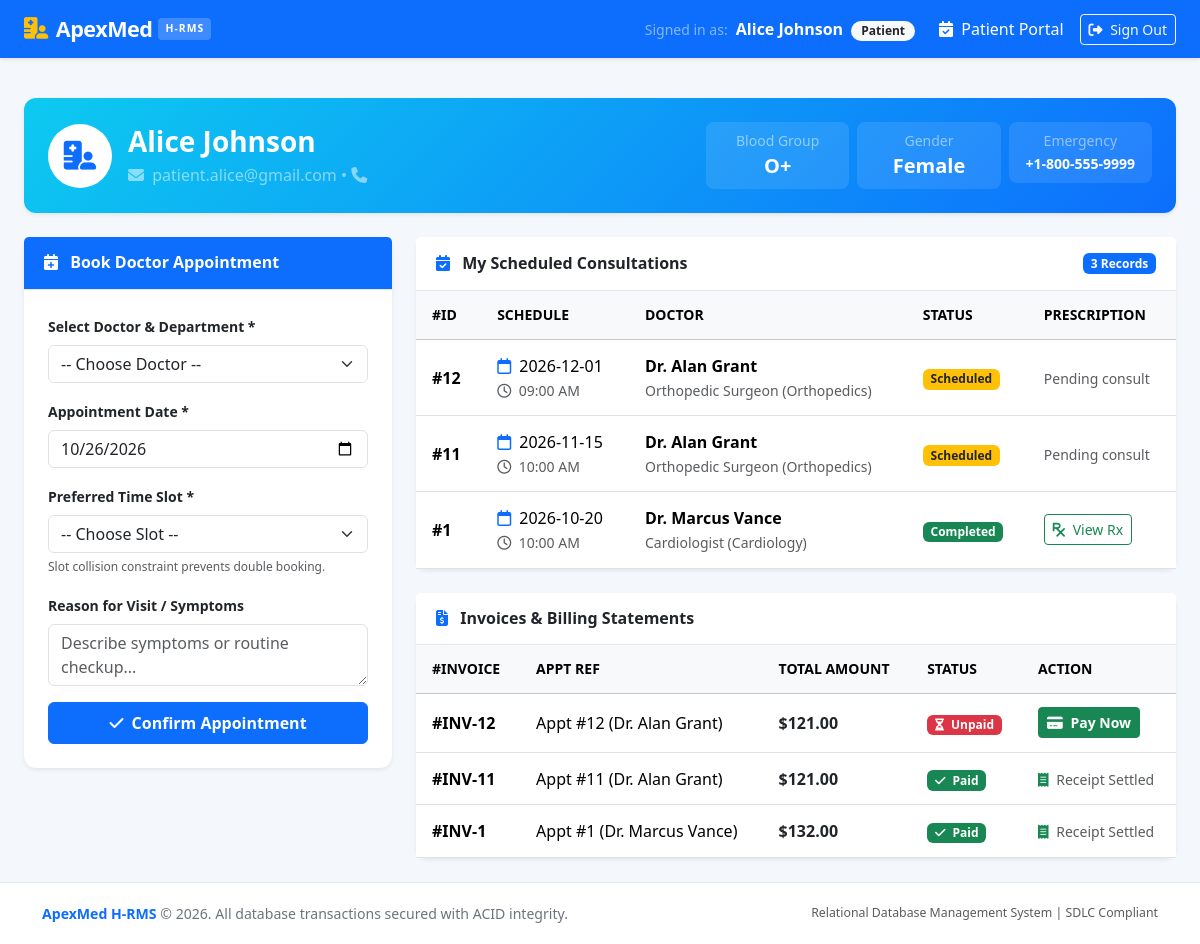
Screenshot of /patient/dashboard (signed in) with the database file from the repository.
### tables this page shows
CREATE TABLE patients (
            patient_id INTEGER PRIMARY KEY AUTOINCREMENT,
            user_id INTEGER NOT NULL UNIQUE,
            date_of_birth TEXT NOT NULL,
            gender TEXT NOT NULL CHECK(gender IN ('Male', 'Female', 'Other')),
            blood_group TEXT,
            emergency_contact TEXT,
            address TEXT,
            FOREIGN KEY (user_id) REFERENCES users(user_id) ON DELETE CASCADE
        );

CREATE TABLE billings (
            bill_id INTEGER PRIMARY KEY AUTOINCREMENT,
            appointment_id INTEGER NOT NULL UNIQUE,
            amount REAL NOT NULL CHECK(amount >= 0),
            tax REAL NOT NULL DEFAULT 0.0,
            total_amount REAL NOT NULL,
            payment_status TEXT DEFAULT 'Unpaid' CHECK(payment_status IN ('Unpaid', 'Paid', 'Refunded')),
            payment_method TEXT,
            payment_date TIMESTAMP,
            FOREIGN KEY (appointment_id) REFERENCES appointments(appointment_id) ON DELETE CASCADE
        );

CREATE TABLE appointments (
            appointment_id INTEGER PRIMARY KEY AUTOINCREMENT,
            patient_id INTEGER NOT NULL,
            doctor_id INTEGER NOT NULL,
            appointment_date TEXT NOT NULL,
            appointment_time TEXT NOT NULL,
            status TEXT DEFAULT 'Scheduled' CHECK(status IN ('Scheduled', 'Completed', 'Cancelled', 'In-Progress')),
            reason_for_visit TEXT,
            created_at TIMESTAMP DEFAULT CURRENT_TIMESTAMP,
            FOREIGN KEY (patient_id) REFERENCES patients(patient_id) ON DELETE CASCADE,
            FOREIGN KEY (doctor_id) REFERENCES doctors(doctor_id) ON DELETE CASCADE,
            UNIQUE(doctor_id, appointment_date, appointment_time)
        );

CREATE TABLE users (
            user_id INTEGER PRIMARY KEY AUTOINCREMENT,
            email TEXT NOT NULL UNIQUE,
            password_hash TEXT NOT NULL,
            full_name TEXT NOT NULL,
            role TEXT NOT NULL CHECK(role IN ('admin', 'doctor', 'patient')),
            phone TEXT,
            is_active INTEGER DEFAULT 1,
            created_at TIMESTAMP DEFAULT CURRENT_TIMESTAMP
        );

CREATE TABLE doctors (
            doctor_id INTEGER PRIMARY KEY AUTOINCREMENT,
            user_id INTEGER NOT NULL UNIQUE,
            department_id INTEGER NOT NULL,
            specialization TEXT NOT NULL,
            qualification TEXT NOT NULL,
            consultation_fee REAL NOT NULL DEFAULT 50.0 CHECK (consultation_fee >= 0),
            available_days TEXT DEFAULT 'Mon-Fri',
            FOREIGN KEY (user_id) REFERENCES users(user_id) ON DELETE CASCADE,
            FOREIGN KEY (department_id) REFERENCES departments(department_id) ON DELETE RESTRICT
        );

CREATE TABLE departments (
            department_id INTEGER PRIMARY KEY AUTOINCREMENT,
            department_name TEXT NOT NULL UNIQUE,
            description TEXT,
            head_doctor TEXT,
            created_at TIMESTAMP DEFAULT CURRENT_TIMESTAMP
        );

CREATE TABLE prescriptions (
            prescription_id INTEGER PRIMARY KEY AUTOINCREMENT,
            appointment_id INTEGER NOT NULL UNIQUE,
            diagnosis TEXT NOT NULL,
            medicines TEXT NOT NULL,
            doctor_notes TEXT,
            issued_at TIMESTAMP DEFAULT CURRENT_TIMESTAMP,
            FOREIGN KEY (appointment_id) REFERENCES appointments(appointment_id) ON DELETE CASCADE
        );

### app.py (the view)
@app.route("/patient/dashboard")
def patient_dashboard():
    user = get_current_user()
    if not user or user["role"] != "patient":
        flash("Patient login required.", "danger")
        return redirect(url_for("login"))
    conn = get_db()
    cursor = conn.cursor()
    cursor.execute("""
        SELECT p.patient_id, p.date_of_birth, p.gender, p.blood_group, p.emergency_contact, p.address
        FROM patients p
        WHERE p.user_id = ?;
    """, (user["user_id"],))
    patient_info = cursor.fetchone()
    cursor.execute("""
        SELECT a.appointment_id, a.appointment_date, a.appointment_time, a.status, a.reason_for_visit,
               du.full_name AS doctor_name, d.specialization, dept.department_name,
               pr.diagnosis, pr.medicines, pr.doctor_notes,
               b.bill_id, b.total_amount, b.payment_status
        FROM appointments a
        JOIN doctors d ON a.doctor_id = d.doctor_id
        JOIN users du ON d.user_id = du.user_id
        JOIN departments dept ON d.department_id = dept.department_id
        LEFT JOIN prescriptions pr ON a.appointment_id = pr.appointment_id
        LEFT JOIN billings b ON a.appointment_id = b.appointment_id
        WHERE a.patient_id = ?
        ORDER BY a.appointment_date DESC, a.appointment_time DESC;
    """, (patient_info["patient_id"],))
    appointments = cursor.fetchall()
    cursor.execute("""
        SELECT d.doctor_id, u.full_name AS doctor_name, d.specialization, d.consultation_fee, dept.department_name
        FROM doctors d
        JOIN users u ON d.user_id = u.user_id
        JOIN departments dept ON d.department_id = dept.department_id
        ORDER BY dept.department_name, u.full_name;
    """)
    doctors_list = cursor.fetchall()
    conn.close()
    return render_template(
        "dashboard_patient.html",
        patient=patient_info,
        appointments=appointments,
        doctors=doctors_list
    )

### templates/dashboard_patient.html (shortened to what this page needs)
{% extends "base.html" %}
{% block content %}
<div class="container-fluid px-lg-4 py-4">
    <div class="card mb-4 border-0 shadow-sm" style="background: linear-gradient(135deg, #0dcaf0 0%, #0d6efd 100%); color: white;">
        <div class="card-body p-4">
            <div class="row align-items-center">
                <div class="col-md-7">
                    <div class="d-flex align-items-center">
                        <div class="bg-white text-info rounded-circle p-3 me-3 d-flex align-items-center justify-content-center" style="width: 64px; height: 64px; font-size: 1.8rem;">
                            <i class="fa-solid fa-hospital-user text-primary"></i>
                        </div>
                        <div>
                            <h3 class="fw-bold mb-1">{{ current_user.full_name }}</h3>
                            <p class="mb-0 text-white-50">
                                <span><i class="fa-solid fa-envelope me-1"></i> {{ current_user.email }}</span> &bull;
                                <span><i class="fa-solid fa-phone me-1"></i> {{ current_user.phone }}</span>
                            </p>
                        </div>
                    </div>
                </div>
                <div class="col-md-5 mt-3 mt-md-0">
                    <div class="row g-2 text-center">
                        <div class="col-4">
                            <div class="bg-white bg-opacity-10 p-2 rounded-3">
                                <small class="text-white-50 d-block">Blood Group</small>
                                <span class="fw-bold fs-5">{{ patient.blood_group or 'N/A' }}</span>
                            </div>
                        </div>
                        <div class="col-4">
                            <div class="bg-white bg-opacity-10 p-2 rounded-3">
                                <small class="text-white-50 d-block">Gender</small>
                                <span class="fw-bold fs-5">{{ patient.gender or 'N/A' }}</span>
                            </div>
                        </div>
                        <div class="col-4">
                            <div class="bg-white bg-opacity-10 p-2 rounded-3">
                                <small class="text-white-50 d-block">Emergency</small>
                                <span class="fw-bold small">{{ patient.emergency_contact or 'N/A' }}</span>
                            </div>
                        </div>
                    </div>
                </div>
            </div>
        </div>
    </div>
    <div class="row g-4">
        <div class="col-lg-4">
            <div class="card shadow-sm border-0 sticky-top" style="top: 80px;">
                <div class="card-header bg-primary text-white py-3">
                    <h6 class="mb-0 fw-bold"><i class="fa-solid fa-calendar-plus me-2"></i> Book Doctor Appointment</h6>
                </div>
                <div class="card-body p-3 p-md-4">
                    <form method="POST" action="{{ url_for('book_appointment') }}">
                        <div class="mb-3">
                            <label class="form-label small fw-semibold">Select Doctor & Department *</label>
                            <select name="doctor_id" class="form-select" required>
                                <option value="" disabled selected>-- Choose Doctor --</option>
                            </select>
                        </div>
                        <div class="mb-3">
                            <label class="form-label small fw-semibold">Appointment Date *</label>
                            <input type="date" name="appointment_date" id="appointment_date" class="form-control" required>
                        </div>
                        <div class="mb-3">
                            <label class="form-label small fw-semibold">Preferred Time Slot *</label>
                            <select name="appointment_time" class="form-select" required>
                                <option value="" disabled selected>-- Choose Slot --</option>
                            </select>
                            <small class="text-muted" style="font-size: 0.75rem;">Slot collision constraint prevents double booking.</small>
                        </div>
                        <div class="mb-3">
                            <label class="form-label small fw-semibold">Reason for Visit / Symptoms</label>
                            <textarea name="reason_for_visit" class="form-control" rows="2" placeholder="Describe symptoms or routine checkup..."></textarea>
                        </div>
                        <button type="submit" class="btn btn-primary w-100 fw-semibold py-2">
                            <i class="fa-solid fa-check me-1"></i> Confirm Appointment
                        </button>
                    </form>
                </div>
            </div>
        </div>
        <div class="col-lg-8">
            <div class="card shadow-sm border-0 mb-4">
                <div class="card-header bg-white d-flex justify-content-between align-items-center py-3">
                    <h6 class="mb-0 fw-bold"><i class="fa-solid fa-calendar-check me-2 text-primary"></i> My Scheduled Consultations</h6>
                    <span class="badge bg-primary">{{ appointments|length }} Records</span>
                </div>
                <div class="table-responsive">
                    <table class="table table-hover align-middle mb-0">
                        <thead class="table-light small text-uppercase">
                            <tr>
                                <th>#ID</th>
                                <th>Schedule</th>
                                <th>Doctor</th>
                                <th>Status</th>
                                <th>Prescription</th>
                            </tr>
                        </thead>
                        <tbody>
                            {% for a in appointments %}
                            <tr>
                                <td class="fw-bold">#{{ a.appointment_id }}</td>
                                <td>
                                    <div><i class="fa-regular fa-calendar me-1 text-primary"></i> {{ a.appointment_date }}</div>
                                    <small class="text-muted"><i class="fa-regular fa-clock me-1"></i> {{ a.appointment_time }}</small>
                                </td>
                                <td>
                                    <div class="fw-bold">{{ a.doctor_name }}</div>
                                    <small class="text-muted">{{ a.specialization }} ({{ a.department_name }})</small>
                                </td>
                                <td>
                                    {% if a.status == 'Scheduled' %}
                                        <span class="badge bg-warning text-dark">Scheduled</span>
                                    {% elif a.status == 'Completed' %}
                                        <span class="badge bg-success">Completed</span>
                                    {% elif a.status == 'In-Progress' %}
                                        <span class="badge bg-primary">In-Progress</span>
                                    {% else %}
                                        <span class="badge bg-danger">Cancelled</span>
                                    {% endif %}
                                </td>
                                <td>
                                    {% if a.diagnosis %}
                                        <button class="btn btn-sm btn-outline-success" data-bs-toggle="modal" data-bs-target="#prescModal{{ a.appointment_id }}">
                                            <i class="fa-solid fa-prescription me-1"></i> View Rx
                                        </button>
                                    {% else %}
                                        <span class="text-muted small">Pending consult</span>
                                    {% endif %}
                                </td>
                            </tr>
                            {% else %}
                            <tr><td colspan="5" class="text-center text-muted py-4">No appointments scheduled yet. Book your first visit using the form.</td></tr>
                            {% endfor %}
                        </tbody>
                    </table>
                </div>
            </div>
            <div class="card shadow-sm border-0">
                <div class="card-header bg-white d-flex justify-content-between align-items-center py-3">
                    <h6 class="mb-0 fw-bold"><i class="fa-solid fa-file-invoice-dollar me-2 text-primary"></i> Invoices & Billing Statements</h6>
                </div>
                <div class="table-responsive">
                    <table class="table table-hover align-middle mb-0">
                        <thead class="table-light small text-uppercase">
                            <tr>
                                <th>#Invoice</th>
                                <th>Appt Ref</th>
                                <th>Total Amount</th>
                                <th>Status</th>
                                <th>Action</th>
                            </tr>
                        </thead>
                        <tbody>
                            {% for a in appointments %}
                            {% if a.bill_id %}
                            <tr>
                                <td class="fw-bold">#INV-{{ a.bill_id }}</td>
                                <td>Appt #{{ a.appointment_id }} ({{ a.doctor_name }})</td>
                                <td class="fw-bold text-dark">${{ "%.2f"|format(a.total_amount) }}</td>
                                <td>
                                    {% if a.payment_status == 'Paid' %}
                                        <span class="badge bg-success"><i class="fa-solid fa-check me-1"></i> Paid</span>
                                    {% else %}
                                        <span class="badge bg-danger"><i class="fa-solid fa-hourglass-half me-1"></i> Unpaid</span>
                                    {% endif %}
                                </td>
                                <td>
                                    {% if a.payment_status != 'Paid' %}
                                        <form method="POST" action="{{ url_for('pay_bill', bill_id=a.bill_id) }}" style="display:inline;">
                                            <button type="submit" class="btn btn-sm btn-success fw-semibold">
                                                <i class="fa-solid fa-credit-card me-1"></i> Pay Now
                                            </button>
                                        </form>
                                    {% else %}
                                        <span class="text-muted small"><i class="fa-solid fa-receipt me-1 text-success"></i> Receipt Settled</span>
                                    {% endif %}
                                </td>
                            </tr>
                            {% endif %}
                            {% else %}
                            <tr><td colspan="5" class="text-center text-muted py-4">No billing statements available.</td></tr>
                            {% endfor %}
                        </tbody>
                    </table>
                </div>
            </div>
        </div>
    </div>
</div>
{% endblock %}

### rows the page displays
patients: blood_group "O+", gender "Female", emergency_contact "+1-800-555-9999"
billings: appointment_id "12", appointment_date "2026-12-01", appointment_time "09:00 AM", doctor_name "Dr. Alan Grant", specialization "Orthopedic Surgeon", department_name "Orthopedics", shows "Scheduled", shows "Pending consult", bill_id "12", total_amount "121.00", payment_status "Unpaid" (drawn)
billings: appointment_id "11", appointment_date "2026-11-15", appointment_time "10:00 AM", doctor_name "Dr. Alan Grant", specialization "Orthopedic Surgeon", department_name "Orthopedics", shows "Scheduled", shows "Pending consult", bill_id "11", total_amount "121.00", payment_status "Paid" (drawn)
prescriptions: appointment_id "1", appointment_date "2026-10-20", appointment_time "10:00 AM", doctor_name "Dr. Marcus Vance", specialization "Cardiologist", department_name "Cardiology", shows "Completed", bill_id "1", shows "Paid", shows "Receipt Settled"
billings: total_amount "132.00"

### other values shown
{{ current_user.full_name }} "Alice Johnson"
{{ current_user.role }} "Patient"
{{ current_user.email }} "patient.alice@gmail.com"
{{ appointments|length }} "3"
